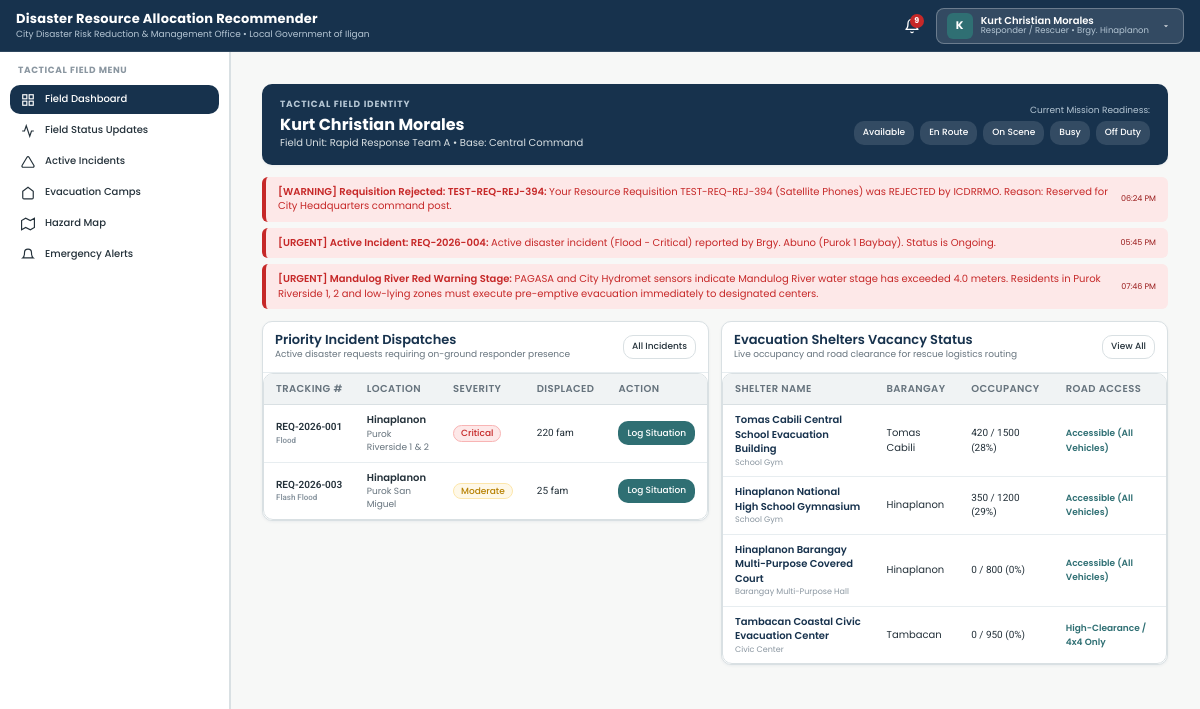
/views/responder/dashboard.php (signed in), run on the app's committed database.
### tables this page shows
CREATE TABLE `notifications` (
  `id` int(11) NOT NULL AUTO_INCREMENT,
  `target_role` enum('all','icdrrmo','barangay_head','responder','resident') NOT NULL DEFAULT 'all',
  `target_barangay_id` int(11) DEFAULT NULL,
  `target_user_id` int(11) DEFAULT NULL,
  `title` varchar(150) NOT NULL,
  `message` text NOT NULL,
  `alert_level` enum('informational','warning','urgent') NOT NULL DEFAULT 'informational',
  `related_module` varchar(50) DEFAULT 'system',
  `related_id` int(11) DEFAULT NULL,
  `created_by` int(11) DEFAULT NULL,
  `created_at` datetime DEFAULT current_timestamp(),
  PRIMARY KEY (`id`),
  KEY `target_barangay_id` (`target_barangay_id`),
  KEY `target_user_id` (`target_user_id`),
  KEY `created_by` (`created_by`),
  CONSTRAINT `notifications_ibfk_1` FOREIGN KEY (`target_barangay_id`) REFERENCES `barangays` (`id`) ON DELETE SET NULL,
  CONSTRAINT `notifications_ibfk_2` FOREIGN KEY (`target_user_id`) REFERENCES `users` (`id`) ON DELETE CASCADE,
  CONSTRAINT `notifications_ibfk_3` FOREIGN KEY (`created_by`) REFERENCES `users` (`id`) ON DELETE SET NULL
);

CREATE TABLE `disaster_requests` (
  `id` int(11) NOT NULL AUTO_INCREMENT,
  `tracking_code` varchar(50) NOT NULL,
  `barangay_id` int(11) NOT NULL,
  `purok_name` varchar(100) NOT NULL,
  `disaster_type` enum('Flood','Typhoon','Landslide','Earthquake','Fire','Storm Surge','Flash Flood') NOT NULL,
  `severity` enum('Low','Moderate','High','Critical') NOT NULL,
  `urgency` enum('Immediate','High','Medium','Low') NOT NULL,
  `affected_families` int(11) NOT NULL DEFAULT 0,
  `affected_individuals` int(11) NOT NULL DEFAULT 0,
  `displaced_families` int(11) NOT NULL DEFAULT 0,
  `casualties_count` int(11) NOT NULL DEFAULT 0,
  `injuries_count` int(11) NOT NULL DEFAULT 0,
  `missing_count` int(11) NOT NULL DEFAULT 0,
  `requested_assistance` text NOT NULL,
  `situation_overview` text DEFAULT NULL,
  `resolution_notes` text DEFAULT NULL,
  `status` enum('Submitted','Ongoing','Under Review','Recommendation Ready','Approved','Allocated','Dispatched','Completed','Rejected') NOT NULL DEFAULT 'Ongoing',
  `submitted_by` int(11) NOT NULL,
  `created_at` datetime DEFAULT current_timestamp(),
  `updated_at` datetime DEFAULT current_timestamp() ON UPDATE current_timestamp(),
  `completed_at` datetime DEFAULT NULL,
  PRIMARY KEY (`id`),
  UNIQUE KEY `tracking_code` (`tracking_code`),
  KEY `barangay_id` (`barangay_id`),
  KEY `submitted_by` (`submitted_by`),
  CONSTRAINT `disaster_requests_ibfk_1` FOREIGN KEY (`barangay_id`) REFERENCES `barangays` (`id`) ON DELETE CASCADE,
  CONSTRAINT `disaster_requests_ibfk_2` FOREIGN KEY (`submitted_by`) REFERENCES `users` (`id`) ON DELETE CASCADE
);

CREATE TABLE `barangays` (
  `id` int(11) NOT NULL AUTO_INCREMENT,
  `name` varchar(100) NOT NULL,
  `city` varchar(100) DEFAULT 'Iligan City',
  `status` enum('active','archived') NOT NULL DEFAULT 'active',
  `contact_person` varchar(100) DEFAULT NULL,
  `contact_number` varchar(30) DEFAULT NULL,
  `population` int(11) DEFAULT NULL,
  `total_households` int(11) DEFAULT NULL,
  `risk_level` enum('Low','Moderate','High','Critical') DEFAULT NULL,
  `area_radius` int(11) DEFAULT NULL COMMENT 'Geographic coverage and hazard radius of the area in meters',
  `coordinates_lat` decimal(10,6) NOT NULL,
  `coordinates_lng` decimal(10,6) NOT NULL,
  `created_at` datetime DEFAULT current_timestamp(),
  PRIMARY KEY (`id`),
  UNIQUE KEY `name` (`name`)
);

CREATE TABLE `evacuation_areas` (
  `id` int(11) NOT NULL AUTO_INCREMENT,
  `name` varchar(150) NOT NULL,
  `barangay_id` int(11) NOT NULL,
  `location_address` varchar(255) NOT NULL,
  `center_type` enum('School Gym','Barangay Multi-Purpose Hall','Civic Center','Church / Chapel','Designated Open Ground') NOT NULL,
  `capacity_individuals` int(11) NOT NULL,
  `capacity_families` int(11) NOT NULL,
  `current_evacuees_count` int(11) NOT NULL DEFAULT 0,
  `status` enum('Standby','Open / Active','At Capacity','Closed') DEFAULT 'Standby',
  `accessibility` enum('Accessible (All Vehicles)','High-Clearance / 4x4 Only','Foot Access Only','Temporarily Inaccessible') DEFAULT 'Accessible (All Vehicles)',
  `has_potable_water` tinyint(1) DEFAULT 1,
  `has_electricity` tinyint(1) DEFAULT 1,
  `has_medical_station` tinyint(1) DEFAULT 1,
  `contact_officer` varchar(100) NOT NULL,
  `contact_number` varchar(30) NOT NULL,
  `coordinates_lat` decimal(10,6) NOT NULL,
  `coordinates_lng` decimal(10,6) NOT NULL,
  `created_at` datetime DEFAULT current_timestamp(),
  PRIMARY KEY (`id`),
  KEY `barangay_id` (`barangay_id`),
  CONSTRAINT `evacuation_areas_ibfk_1` FOREIGN KEY (`barangay_id`) REFERENCES `barangays` (`id`) ON DELETE CASCADE
);

### backend/services/Auth.php (called while the page is built, shortened)
<?php
require_once __DIR__ . '/Helpers.php';
class Auth {
    public static function getCurrentUser(): ?array {
        return $_SESSION['user'] ?? null;
    }
}
function getCurrentUser(): ?array { return Auth::getCurrentUser(); }

### views/responder/dashboard.php (the view, shortened to what this page needs)
<?php
require_once __DIR__ . '/../../backend/services/Auth.php';
require_once __DIR__ . '/../../backend/services/Helpers.php';
$user = getCurrentUser();
$db = getDBConnection();
$statStmt = $db->prepare("SELECT * FROM responder_field_updates WHERE responder_id = ? ORDER BY created_at DESC LIMIT 1");
$statStmt->execute([$user['id']]);
$currentStatus = $statStmt->fetch();
$activeStatus = $currentStatus['operational_status'] ?? 'Available';
$incStmt = $db->query("
    SELECT dr.*, b.name AS barangay_name
    FROM disaster_requests dr
    JOIN barangays b ON dr.barangay_id = b.id
    WHERE dr.status IN ('Submitted', 'Recommendation Ready', 'Allocated', 'Dispatched')
    ORDER BY FIELD(dr.severity, 'Critical', 'High', 'Moderate', 'Low'), dr.created_at DESC
    LIMIT 6
");
$activeIncidents = $incStmt->fetchAll();
$evacStmt = $db->query("
    SELECT ea.*, b.name AS barangay_name
    FROM evacuation_areas ea
    JOIN barangays b ON ea.barangay_id = b.id
    WHERE ea.status IN ('Open / Active', 'Standby')
    ORDER BY ea.current_evacuees_count DESC
    LIMIT 4
");
$openCenters = $evacStmt->fetchAll();
$notifStmt = $db->query("
    SELECT * FROM notifications
    WHERE alert_level IN ('urgent', 'warning')
    ORDER BY created_at DESC LIMIT 3
");
$urgentAlerts = $notifStmt->fetchAll();
require_once __DIR__ . '/../layouts/header.php';
require_once __DIR__ . '/../layouts/sidebar.php';
?>
<main class="main-content">
  <div style="background:var(--color-primary);color:#FFF;border-radius:10px;padding:14px 18px;margin-bottom:var(--space-4);box-shadow:var(--shadow-subtle);">
    <div style="display:flex;justify-content:space-between;align-items:center;flex-wrap:wrap;gap:12px;">
      <div>
        <div style="font-size:9px;text-transform:uppercase;color:#B5C6D4;letter-spacing:0.8px;font-weight:700;">Tactical Field Identity</div>
        <div style="font-size:16px;font-weight:700;margin-top:2px;"><?= clean($user['full_name']) ?></div>
        <div style="font-size:10px;color:#D9E0E3;">Field Unit: <?= clean($user['purok'] ?: 'Rapid Response Team A') ?> • Base: Central Command</div>
      </div>
      <div>
        <span style="font-size:9px;color:#B5C6D4;display:block;margin-bottom:4px;text-align:right;">Current Mission Readiness:</span>
        <div style="display:flex;gap:6px;">
          <?php foreach (['Available', 'En Route', 'On Scene', 'Busy', 'Off Duty'] as $st): ?>
            <?php
              $isSelected = ($activeStatus === $st);
              $bgCol = $isSelected ? '#2F6F73' : 'rgba(255,255,255,0.12)';
              $borderCol = $isSelected ? '#4DD0E1' : 'transparent';
            ?>
            <button class="btn btn-sm" style="background:<?= $bgCol ?>;color:#FFF;border:1px solid <?= $borderCol ?>;font-size:9px;"
                    onclick="setQuickStatus('<?= $st ?>')">
              <?= $st ?>
            </button>
          <?php endforeach; ?>
        </div>
      </div>
    </div>
  </div>
  <?php if (!empty($urgentAlerts)): ?>
    <div style="margin-bottom:var(--space-4);display:flex;flex-direction:column;gap:6px;">
      <?php foreach ($urgentAlerts as $alert): ?>
        <div style="background:#FDE8E8;border-left:4px solid var(--color-danger);padding:8px 12px;border-radius:6px;display:flex;justify-content:space-between;align-items:center;">
          <div style="font-size:10px;color:var(--color-danger);font-weight:600;">
            [<?= strtoupper($alert['alert_level']) ?>] <?= clean($alert['title']) ?>: <span style="font-weight:400;"><?= clean($alert['message']) ?></span>
          </div>
          <span style="font-size:8px;color:#991B1B;white-space:nowrap;margin-left:8px;"><?= formatDate($alert['created_at'], 'h:i A') ?></span>
        </div>
      <?php endforeach; ?>
    </div>
  <?php endif; ?>
  <div style="display:grid;grid-template-columns:1fr 1fr;gap:var(--space-4);align-items:start;">
    <div class="card" style="margin-bottom:0;">
      <div class="card-header">
        <div>
          <h3 class="card-title">Priority Incident Dispatches</h3>
          <div class="card-subtitle">Active disaster requests requiring on-ground responder presence</div>
        </div>
        <a href="<?= BASE_URL ?>/views/responder/active-incidents.php" class="btn btn-outline btn-sm">All Incidents</a>
      </div>
      <div class="table-responsive">
        <table class="data-table">
          <thead>
            <tr>
              <th>Tracking #</th>
              <th>Location</th>
              <th>Severity</th>
              <th>Displaced</th>
              <th>Action</th>
            </tr>
          </thead>
          <tbody>
            <?php if (empty($activeIncidents)): ?>
              <tr><td colspan="5" style="text-align:center;padding:24px;">No active disaster incidents reported.</td></tr>
            <?php else: ?>
              <?php foreach ($activeIncidents as $inc): ?>
                <tr>
                  <td style="font-weight:600;font-family:var(--font-secondary);">
                    <?= clean($inc['tracking_code']) ?>
                    <div style="font-size:8px;color:var(--color-text-muted);"><?= clean($inc['disaster_type']) ?></div>
                  </td>
                  <td>
                    <div style="font-weight:600;"><?= clean($inc['barangay_name']) ?></div>
                    <div style="font-size:9px;color:var(--color-text-secondary);"><?= clean($inc['purok_name']) ?></div>
                  </td>
                  <td><?= renderStatusBadge($inc['severity']) ?></td>
                  <td style="font-family:var(--font-secondary);"><?= $inc['displaced_families'] ?> fam</td>
                  <td>
                    <a href="<?= BASE_URL ?>/views/responder/field-status.php?request_id=<?= $inc['id'] ?>" class="btn btn-secondary btn-sm">
                      Log Situation
                    </a>
                  </td>
                </tr>
              <?php endforeach; ?>
            <?php endif; ?>
          </tbody>
        </table>
      </div>
    </div>
    <div class="card" style="margin-bottom:0;">
      <div class="card-header">
        <div>
          <h3 class="card-title">Evacuation Shelters Vacancy Status</h3>
          <div class="card-subtitle">Live occupancy and road clearance for rescue logistics routing</div>
        </div>
        <a href="<?= BASE_URL ?>/views/responder/evacuation.php" class="btn btn-outline btn-sm">View All</a>
      </div>
      <div class="table-responsive">
        <table class="data-table">
          <thead>
            <tr>
              <th>Shelter Name</th>
              <th>Barangay</th>
              <th>Occupancy</th>
              <th>Road Access</th>
            </tr>
          </thead>
          <tbody>
            <?php if (empty($openCenters)): ?>
              <tr><td colspan="4" style="text-align:center;padding:24px;">No open shelters recorded.</td></tr>
            <?php else: ?>
              <?php foreach ($openCenters as $oc): ?>
                <?php
                  $pct = $oc['capacity_individuals'] > 0 ? min(100, round(($oc['current_evacuees_count'] / $oc['capacity_individuals']) * 100)) : 0;
                ?>
                <tr>
                  <td>
                    <div style="font-weight:600;color:var(--color-primary);"><?= clean($oc['name']) ?></div>
                    <div style="font-size:8px;color:var(--color-text-muted);"><?= clean($oc['center_type']) ?></div>
                  </td>
                  <td><?= clean($oc['barangay_name']) ?></td>
                  <td style="font-family:var(--font-secondary);">
                    <?= $oc['current_evacuees_count'] ?> / <?= $oc['capacity_individuals'] ?> (<?= $pct ?>%)
                  </td>
                  <td>
                    <span style="font-size:9px;color:var(--color-secondary);font-weight:600;">
                      <?= clean($oc['accessibility']) ?>
                    </span>
                  </td>
                </tr>
              <?php endforeach; ?>
            <?php endif; ?>
          </tbody>
        </table>
      </div>
    </div>
  </div>
</main>
<?php require_once __DIR__ . '/../layouts/footer.php'; ?>

### backend/services/Helpers.php (shortened to what this page needs)
<?php
function formatDate($datetime, $format = 'M d, Y h:i A') {
    try {
        $dt = new DateTime($datetime);
        return $dt->format($format);
    } catch (Exception $e) {
        return $datetime;
    }
}
function clean($str) {
    return htmlspecialchars(trim((string)$str), ENT_QUOTES, 'UTF-8');
}
function renderStatusBadge($status) {
    $statusMap = [
        'active' => ['class' => 'badge-success', 'label' => 'Active'],
        'inactive' => ['class' => 'badge-danger', 'label' => 'Deactivated'],
        'deactivated' => ['class' => 'badge-danger', 'label' => 'Deactivated'],
        'pending' => ['class' => 'badge-warning', 'label' => 'Pending'],
        'archived' => ['class' => 'badge-neutral', 'label' => 'Archived'],
        'Submitted' => ['class' => 'badge-info', 'label' => 'Submitted'],
        'Under Review' => ['class' => 'badge-warning', 'label' => 'Under Review'],
        'Recommendation Ready' => ['class' => 'badge-info', 'label' => 'Recommendation Ready'],
        'Approved' => ['class' => 'badge-success', 'label' => 'Approved'],
        'Allocated' => ['class' => 'badge-success', 'label' => 'Allocated'],
        'Dispatched' => ['class' => 'badge-info', 'label' => 'Dispatched'],
        'Completed' => ['class' => 'badge-success', 'label' => 'Completed'],
        'Rejected' => ['class' => 'badge-danger', 'label' => 'Rejected'],
        'Pending Review' => ['class' => 'badge-warning', 'label' => 'Pending Review'],
        'Modified' => ['class' => 'badge-info', 'label' => 'Modified & Approved'],
        'Open / Active' => ['class' => 'badge-danger', 'label' => 'Open / Active'],
        'Standby' => ['class' => 'badge-neutral', 'label' => 'Standby'],
        'At Capacity' => ['class' => 'badge-danger', 'label' => 'At Capacity'],
        'Closed' => ['class' => 'badge-neutral', 'label' => 'Closed'],
        'Scheduled' => ['class' => 'badge-info', 'label' => 'Scheduled'],
        'Ongoing' => ['class' => 'badge-warning', 'label' => 'Ongoing'],
        'Cancelled' => ['class' => 'badge-danger', 'label' => 'Cancelled'],
        'Available' => ['class' => 'badge-success', 'label' => 'Available'],
        'Responding' => ['class' => 'badge-warning', 'label' => 'Responding'],
        'On Site' => ['class' => 'badge-danger', 'label' => 'On Site'],
        'Low' => ['class' => 'badge-neutral', 'label' => 'Low'],
        'Moderate' => ['class' => 'badge-warning', 'label' => 'Moderate'],
        'High' => ['class' => 'badge-warning', 'label' => 'High'],
        'Critical' => ['class' => 'badge-danger', 'label' => 'Critical'],
        'Immediate' => ['class' => 'badge-danger', 'label' => 'Immediate']
    ];
    $badge = $statusMap[$status] ?? ['class' => 'badge-neutral', 'label' => clean($status)];
    return '<span class="badge ' . $badge['class'] . '">' . $badge['label'] . '</span>';
}

### data on the page
notifications: alert_level "WARNING", title "Requisition Rejected: TEST-REQ-REJ-394", message "Your Resource Requisition TEST-REQ-REJ-394 (Satellite Phones) was REJECTED by ICDRRMO. Reason: Reserved for City Headquarters command post.", created_at "06:24 PM"
notifications: alert_level "URGENT", title "Active Incident: REQ-2026-004", message "Active disaster incident (Flood - Critical) reported by Brgy. Abuno (Purok 1 Baybay). Status is Ongoing.", created_at "05:45 PM"
notifications: alert_level "URGENT", title "Mandulog River Red Warning Stage", message "PAGASA and City Hydromet sensors indicate Mandulog River water stage has exceeded 4.0 meters. Residents in Purok Riverside 1, 2 and low-lying zones must execute pre-emptive evacuation immediately to designated centers.", created_at "07:46 PM"
disaster_requests: tracking_code "REQ-2026-001", disaster_type "Flood", barangay.name "Hinaplanon", purok_name "Purok Riverside 1 & 2", severity "Critical", displaced_families "220"
disaster_requests: tracking_code "REQ-2026-003", disaster_type "Flash Flood", barangay.name "Hinaplanon", purok_name "Purok San Miguel", severity "Moderate", displaced_families "25"
evacuation_areas: name "Tomas Cabili Central School Evacuation Building", center_type "School Gym", barangay.name "Tomas Cabili", current_evacuees_count "420", capacity_individuals "1500", pct "28", accessibility "Accessible (All Vehicles)"
evacuation_areas: name "Hinaplanon National High School Gymnasium", center_type "School Gym", barangay.name "Hinaplanon", current_evacuees_count "350", capacity_individuals "1200", pct "29", accessibility "Accessible (All Vehicles)"
evacuation_areas: name "Hinaplanon Barangay Multi-Purpose Covered Court", center_type "Barangay Multi-Purpose Hall", barangay.name "Hinaplanon", current_evacuees_count "0", capacity_individuals "800", accessibility "Accessible (All Vehicles)"
evacuation_areas: name "Tambacan Coastal Civic Evacuation Center", center_type "Civic Center", barangay.name "Tambacan", current_evacuees_count "0", capacity_individuals "950", accessibility "High-Clearance / 4x4 Only"

### other printed values
$unreadCount "9"
substr($currentUser['full_name'] ?? 'U', 0, 1) "K"
$currentUser['full_name'] "Kurt Christian Morales"
formatRoleName($currentUser['role']) "Responder / Rescuer"
$currentUser['barangay_name'] "Hinaplanon"
$user['full_name'] "Kurt Christian Morales"
$user['purok'] ?: 'Rapid Response Team A' "Rapid Response Team A"
$st "Available"
$st "En Route"
$st "On Scene"
$st "Busy"
$st "Off Duty"
